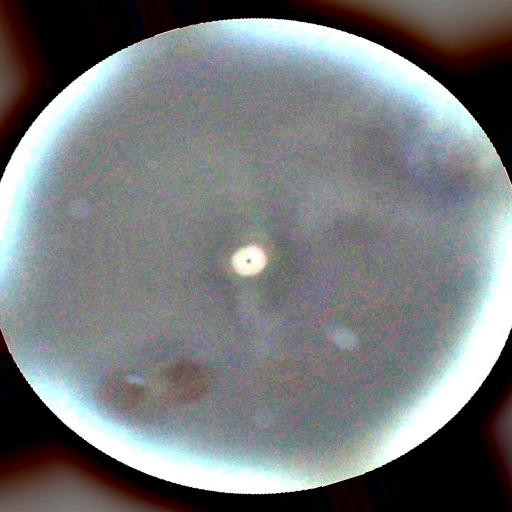
#> input picture Original_Images/cataract1.jpeg, 512 x 512 px
$ python Zhi2.py
#> lines starting #> are read from the running program, lines starting #| are printed output that depends on the picture; after the words box and inside, x2 and y2 are one past the last pixel; in counts of white or black regions, pixels touching at a corner belong together
import cv2
import numpy as np
import matplotlib.pyplot as plt

image_files = [
    "cataract1.jpeg", "dry1.jpeg", "hyper1.jpeg", "mild1.jpeg", "moderate1.jpeg",
    "norm1.jpeg", "patho1.jpeg", "proliferate1.jpeg", "severe1.jpeg", "wet1.jpeg"
]

def adaptive_threshold(image_path, k=0.8, window_size=15):
    # 1. Load image and preprocess
#> called with image_path = 'cataract1.jpeg', k = 0.8, window_size = 15
    img = cv2.imread(image_path, cv2.IMREAD_GRAYSCALE)
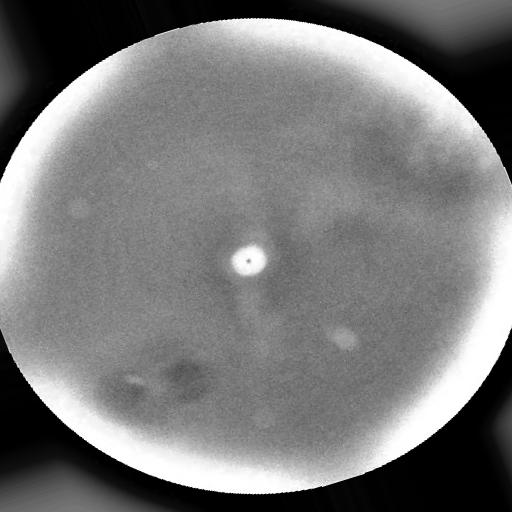
#> img: shape (512, 512); min 0, max 255, mean 120.5
    img = cv2.resize(img, (256, 256))  # Standardize size
#> img: shape (256, 256)

    # 2. Preprocessing steps
    denoised = cv2.fastNlMeansDenoising(img, h=10)  # Noise reduction
    clahe = cv2.createCLAHE(clipLimit=2.0, tileGridSize=(8, 8))
    enhanced = clahe.apply(denoised)  # Contrast enhancement
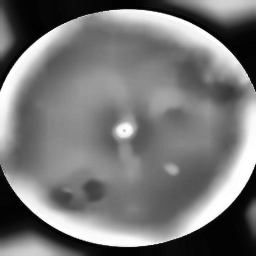
#> enhanced: shape (256, 256); min 1, max 255, mean 117.8
    edges = cv2.Canny(enhanced, 50, 150)  # Edge detection
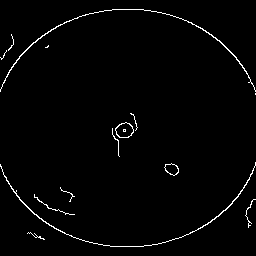
#> edges: shape (256, 256); 1.7% white in thin lines or dots

    # 3. Adaptive threshold calculation
    padded = cv2.copyMakeBorder(enhanced, window_size // 2, window_size // 2,
                                window_size // 2, window_size // 2, cv2.BORDER_REFLECT)
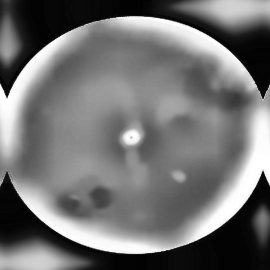
#> padded: shape (270, 270); min 1, max 255, mean 114.3
    binary = np.zeros_like(enhanced)
    M = 255  # Max intensity

    for i in range(enhanced.shape[0]):
        for j in range(enhanced.shape[1]):
            window = padded[i:i + window_size, j:j + window_size]
            µ = np.mean(window)
            Imax = np.max(window)
            Imin = np.min(window)
            T = k * (µ + (Imax - Imin) / M)
            binary[i, j] = 255 if enhanced[i, j] > T else 0
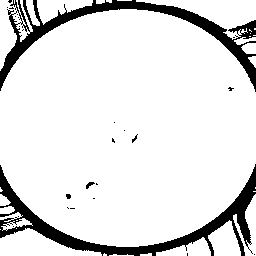
#> binary: shape (256, 256); 88% white; 26 black regions (22 under 20 px), largest, box (x1, y1, x2, y2) and area: (0, 164, 256, 256) 3959, (0, 0, 256, 92) 3769, (86, 182, 95, 189) 31, (66, 194, 71, 199) 21

    # 4. Postprocessing
    binary = cv2.bitwise_and(binary, 255 - edges)  # Combine with edges
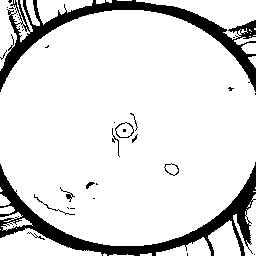
#> binary: shape (256, 256); 86.8% white; 34 black regions (24 under 20 px), largest, box (x1, y1, x2, y2) and area: (0, 162, 256, 256) 4219, (0, 0, 256, 92) 3999, (115, 122, 134, 138) 61
    binary = cv2.medianBlur(binary, 3)  # Remove small noise
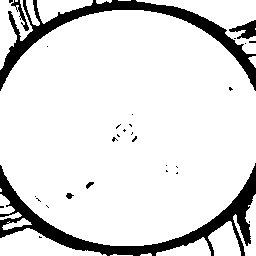
#> binary: shape (256, 256); 87.2% white; 30 black regions (24 under 20 px), largest, box (x1, y1, x2, y2) and area: (0, 163, 256, 256) 4222, (0, 0, 256, 91) 3566, (229, 20, 256, 39) 263, (11, 0, 29, 31) 138, (66, 193, 74, 199) 31, (86, 182, 94, 189) 30

    return img, enhanced, binary


# Test on sample images
images = ["cataract1.jpeg", "dry1.jpeg", "hyper1.jpeg", "mild1.jpeg", "moderate1.jpeg",
    "norm1.jpeg", "patho1.jpeg", "proliferate1.jpeg", "severe1.jpeg", "wet1.jpeg"]
k_values = [0.7, 0.8, 0.9]  # Test different k values

for img_path in images:
    orig, enhanced, binary = adaptive_threshold(img_path)

    plt.figure(figsize=(15, 5))
    plt.subplot(1, 3, 1), plt.imshow(orig, cmap='gray'), plt.title("Original")
    plt.subplot(1, 3, 2), plt.imshow(enhanced, cmap='gray'), plt.title("Enhanced")
    plt.subplot(1, 3, 3), plt.imshow(binary, cmap='gray'), plt.title("Thresholded")
    plt.show()
#> pass 2 of the loop `for img_path in images:`:
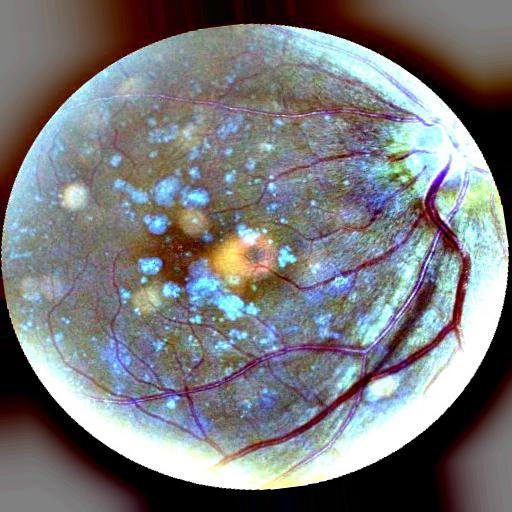
#> input picture Original_Images/dry1.jpeg, 512 x 512 px
#> in adaptive_threshold (call 2), `edges = cv2.Canny(enhanced, 50, 150)`:
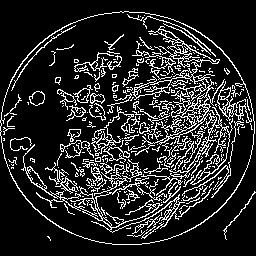
#> edges: shape (256, 256); 15.6% white in thin lines or dots
#> in adaptive_threshold (call 2), `binary = cv2.medianBlur(binary, 3)`:
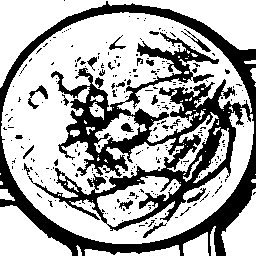
#> binary: shape (256, 256); 67% white; 269 black regions (248 under 20 px), largest, box (x1, y1, x2, y2) and area: (0, 1, 256, 256) 19607, (28, 85, 48, 109) 146, (181, 29, 211, 52) 109
#> pass 3 of the loop `for img_path in images:`:
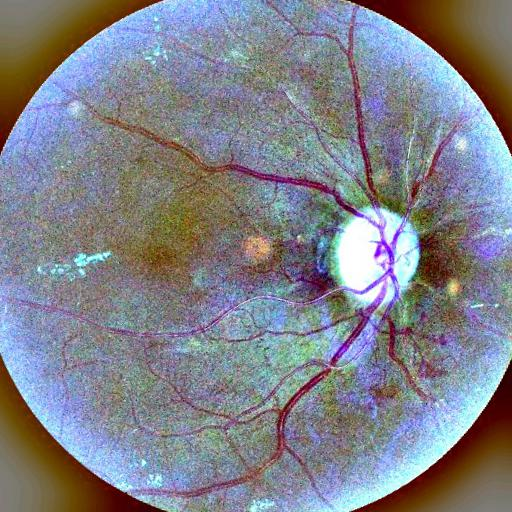
#> input picture Original_Images/hyper1.jpeg, 512 x 512 px
#> in adaptive_threshold (call 3), `edges = cv2.Canny(enhanced, 50, 150)`:
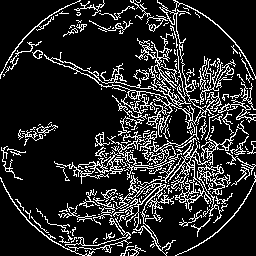
#> edges: shape (256, 256); 15.6% white in thin lines or dots
#> in adaptive_threshold (call 3), `binary = cv2.medianBlur(binary, 3)`:
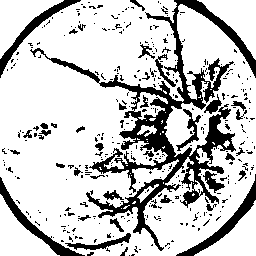
#> binary: shape (256, 256); 78% white; 371 black regions (332 under 20 px), largest, box (x1, y1, x2, y2) and area: (30, 0, 256, 251) 8243, (176, 174, 256, 256) 875, (0, 177, 85, 256) 829
#> (the run stopped early here; a loop or call above may not have finished)
